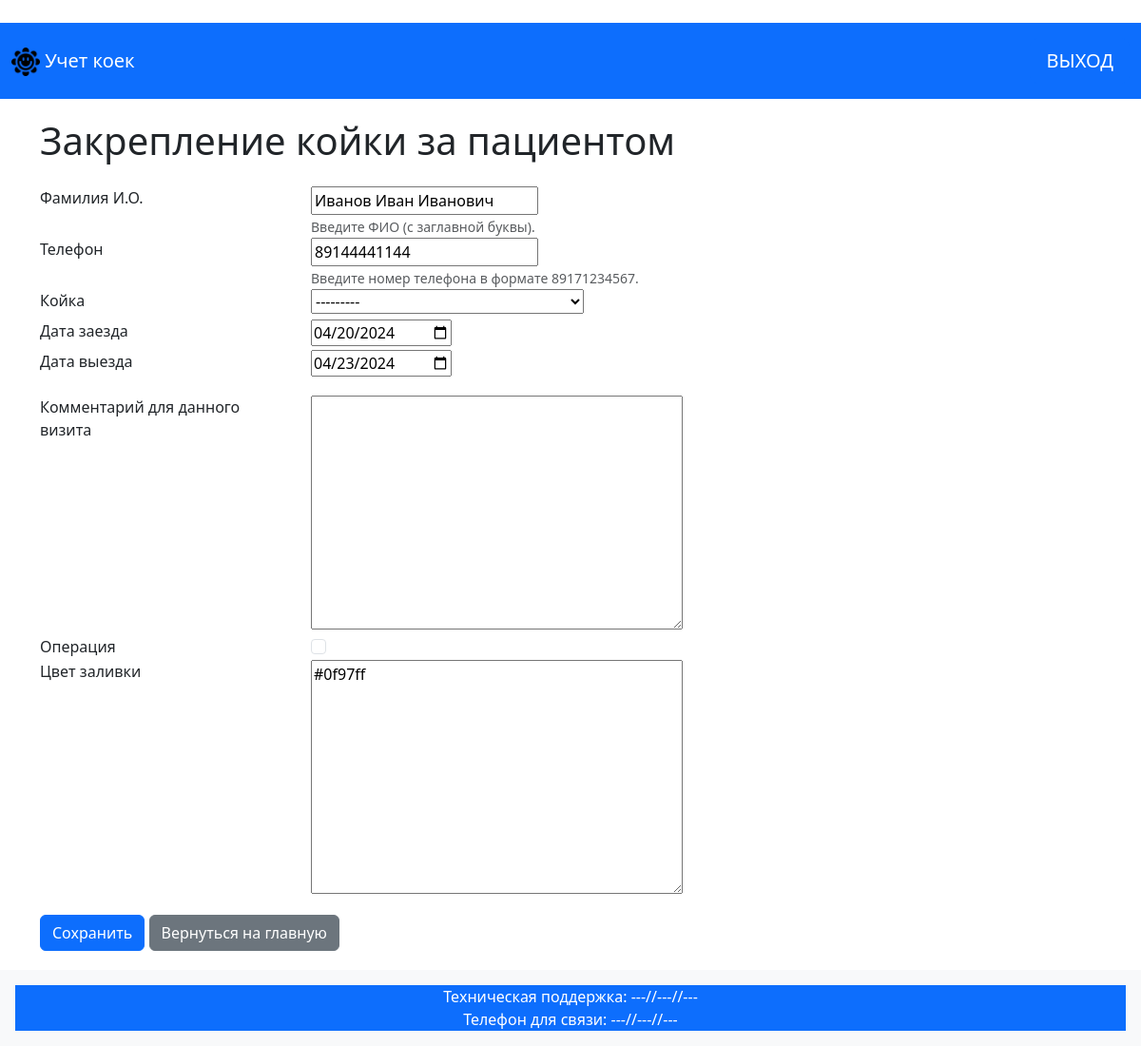
The page /ivanov-ivan-ivanovich-1-2024-04-20/edit-occupy-ward/36/ (signed in) on the database its author committed.
### patients/models.py (models this page shows, shortened)
class OccupyWardModel(models.Model):
    full_name = models.CharField(
        max_length=STRING_MAX_LENGTH,
        verbose_name='Фамилия И.О.'
    )
    telephone = models.CharField(
        max_length=STRING_MAX_LENGTH,
        verbose_name='Телефон',
        blank=True,
    )
    bed = models.ForeignKey(
        BedModel,
        on_delete=models.CASCADE,
        verbose_name='Койка',
    )
    date_checkin = models.DateField(
        verbose_name='Дата заселения',
        default=timezone.now,
        null=True,
    )
    date_checkout = models.DateField(
        verbose_name='Дата выселения',
        default=timezone.now().date() + timezone.timedelta(days=3),
        null=True,
    )
    comment = models.TextField(
        blank=True,
        verbose_name='Комментарий'
    )
    operation = models.BooleanField(
        default=False,
        verbose_name='Операция'
    )
    color = RGBColorField(
        default='#8B0000',
        verbose_name='Цвет заливки',
        help_text='Выберите цвет заливки для пациента'
    )
    slug = models.SlugField(
        verbose_name='Слаг',
        unique=True,
        editable=False,
    )
    class Meta:
        verbose_name = 'Заселенная койка'
        verbose_name_plural = 'Заселенные койки'

### pilgrim/views.py (the view)
# urls.py: path('<str:ward_slug>/edit-occupy-ward/<int:pk>/', edit_occupy_ward, name='edit_occupy_ward'),
@login_required
def edit_occupy_ward(request, pk, ward_slug):
    occupy_instance = OccupyWardModel.objects.get(id=pk)
    date_checkin = occupy_instance.date_checkin
    date_checkout = occupy_instance.date_checkout
    department_slug = occupy_instance.bed.ward.department.slug
    year = occupy_instance.date_checkin.year
    month = occupy_instance.date_checkin.month
    user = request.user
    if request.method == 'POST':
        form = OccupyWardForm(request.POST, instance=occupy_instance, ward_slug=ward_slug)
        if form.is_valid():
            if user.department.slug == occupy_instance.bed.ward.department.slug:
                form.save()
                return redirect('account_beds', department_slug=occupy_instance.bed.ward.department.slug, year=occupy_instance.date_checkin.year, month=occupy_instance.date_checkin.month)
            else:
                return redirect('error_page')
    else:
        initial_data = {
            'bed': occupy_instance.bed.id,
            'date_checkin': date_checkin.strftime('%Y-%m-%d'),
            'date_checkout': date_checkout.strftime('%Y-%m-%d'),
            'full_name': occupy_instance.full_name,  # Добавьте это
            'telephone': occupy_instance.telephone,  # И это
            'color': occupy_instance.color  # И это
        }
        form = OccupyWardForm(initial=initial_data, user=user, ward_slug=ward_slug)
    context = {
        'form': form,
        'occupy_id': pk,
        'department_slug': department_slug,
        'year': year,
        'month': month
    }
    return render(request, 'edit_occupy_ward.html', context)

### patients/forms.py (shortened to what this page needs)
class OccupyWardForm(forms.ModelForm):
    date_checkin = forms.DateField(widget=forms.DateInput(attrs={'type': 'date'}))
    date_checkout = forms.DateField(widget=forms.DateInput(attrs={'type': 'date'}))
    class Meta:
        model = OccupyWardModel
        fields = ['full_name', 'telephone', 'bed', 'date_checkin', 'date_checkout', 'comment', 'operation', 'color']
    def __init__(self, *args, **kwargs):
        user = kwargs.pop('user', None)
        ward_slug = kwargs.pop('ward_slug', None)
        super(OccupyWardForm, self).__init__(*args, **kwargs)
        if ward_slug and user:
            self.fields['bed'].queryset = BedModel.objects.filter(
                ward__department__slug=user.department.slug
            )

### department/models.py (called while the page is built)
    def __str__(self):
        return f'Койка №{self.number}, палата №{self.ward.name}, {self.ward.department.name}'

### templates/edit_occupy_ward.html (shortened to what this page needs)
{% extends 'base.html' %}
{% block body_site_page %}
<div class="container">
    <h1>Закрепление койки за пациентом</h1>
    <form method="post" class="mt-4">
        <div class="row">
            <div class="col-3">
                <label for="full_name" class="form-label">Фамилия И.О.</label>
            </div>
            <div class="col-9">
                {{ form.full_name }}<br>
                <small class="form-text text-muted">Введите ФИО (с заглавной буквы).</small>
            </div>
        </div>
        <div class="row">
            <div class="col-3">
                <label for="telephone" class="form-label">Телефон</label>
            </div>
            <div class="col-9">
                {{ form.telephone }}<br>
                <small class="form-text text-muted">Введите номер телефона в формате 89171234567.</small>
            </div>
        </div>
        <div class="row">
            <div class="col-3">
                <label for="bed" class="form-label">Койка</label>
            </div>
            <div class="col-9">
                {{ form.bed }}
            </div>
        </div>
        <div class="row">
            <div class="col-3">
                <label for="date_checkin" class="form-label">Дата заезда</label>
            </div>
            <div class="col-9">
                {{ form.date_checkin }}
            </div>
        </div>
        <div class="row">
            <div class="col-3">
                <label for="date_checkout" class="form-label">Дата выезда</label>
            </div>
            <div class="col-9">
                {{ form.date_checkout }}
            </div>
        </div>
        <div class="row">
            <div class="col-3">
                <label for="comment" class="form-label">Комментарий для данного визита</label>
            </div>
            <div class="col-9">
                {{ form.comment }}
            </div>
        </div>
        <div class="row">
            <div class="col-3">
                <label class="form-check-label">Операция</label>
            </div>
            <div class="col-9">
                <div class="form-check">
                    <input type="checkbox" class="form-check-input" id="operation" name="operation">
                </div>
            </div>
        </div>
        <div class="row">
            <div class="col-3">
                <label for="color" class="form-label">Цвет заливки</label>
            </div>
            <div class="col-9">
                {{ form.color }}
            </div>
        </div>
        <button type="submit" class="btn btn-primary mt-3">Сохранить</button>
        <a href="{% url 'account_beds' department_slug=department_slug year=year month=month %}" class="btn btn-secondary mt-3">Вернуться на главную</a>
    </form>
</div>
{% endblock body_site_page %}

### templates/edit_occupy_ward.html (style rules this page uses)
.container { margin-top: 20px; margin-bottom: 20px; }

### rows shown on the page
OccupyWardModel: full_name "Иванов Иван Иванович", telephone "89144441144", bed "---------", date_checkin "04/20/2024", date_checkout "04/23/2024", color "#0f97ff"
